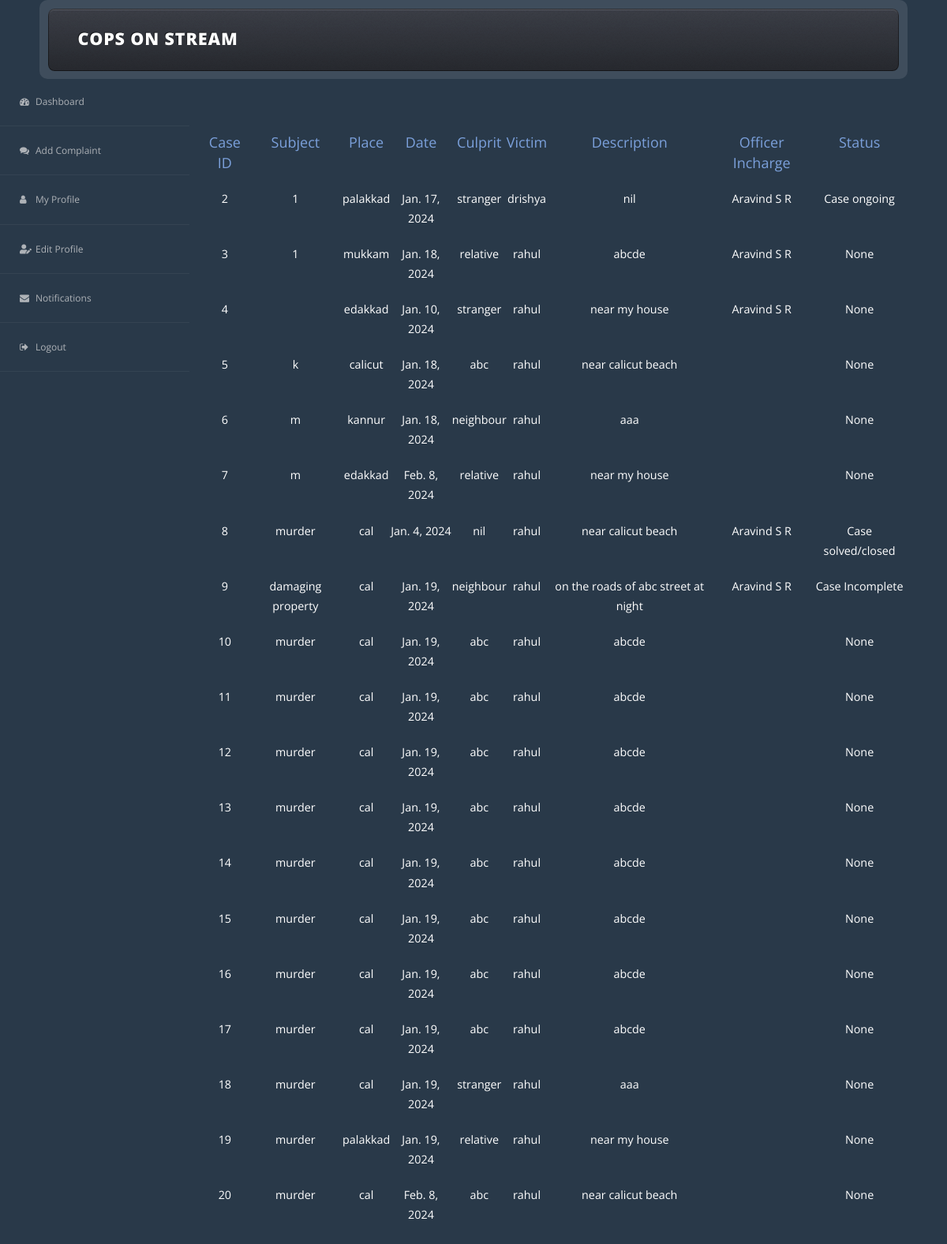
Screenshot of /show_complaint (signed in) with the database file from the repository.
### cops_app/models.py (models this page shows)
class Case(models.Model):
    type_choices=(
        ('murder','murder'),
        ('kidnapping','kidnapping'),
        ('damaging property','damaging property'),
        ('rape','rape'),
        ('physical or mental abuse','physical or mental abuse'),
        ('theft','theft'),
        ('others','others')
    )
    type=models.CharField(choices=type_choices,max_length=50,blank=True)
    date=models.DateField()
    place=models.CharField(max_length=50)
    culprit=models.CharField(max_length=50)
    victim=models.CharField(max_length=50)
    describe=models.CharField(max_length=50)
    user=models.ForeignKey(CustomUser,related_name='my_user',on_delete=models.CASCADE)
    police=models.ForeignKey(CustomUser,related_name='assigned_police',on_delete=models.CASCADE,blank=True,null=True)
    status_choices=(('Case ongoing','Case ongoing'),
                    ('Case Incomplete','Case incomplete'),
                    ('Case solved/closed','Case solved/closed')
    )
    status=models.CharField(choices=status_choices,max_length=50,null=True,blank=True)

class CustomUser(AbstractUser):
    phone=models.IntegerField(null=True,blank=True)
    address=models.CharField(max_length=50,null=True,blank=True)
    pic=models.FileField()
    rank=models.CharField(max_length=50,blank=True,null=True)
    badge_number=models.IntegerField(blank=True,null=True)
    age=models.IntegerField(blank=True,null=True)
    service_years=models.IntegerField(blank=True,null=True)
    position=models.CharField(max_length=50)
    user_type=models.IntegerField(null=True,blank=True)
    entry_choices=(('approved','approved'),
                   ('pending','pending'),
                   ('rejected','rejected')
    )
    entry=models.CharField(choices=entry_choices,max_length=50,default='pending',null=True,blank=True)
    def __str__(self):
        return self.username

### cops_app/views.py (the view)
# urls.py: path('show_complaint',views.show_complaint,name='show_complaint'),
@login_required(login_url='/login/')
def show_complaint(request):
    data=CustomUser.objects.get(id=request.user.id)
    print(data)
    case=Case.objects.filter(user=data)
    print(case)
    return render(request,'complaint_view.html',{'data':data,'case':case})

### templates/complaint_view.html (shortened to what this page needs)
<!DOCTYPE HTML>
{% load static %}
<html>
	<head>
		<link rel="stylesheet" href="{% static 'css/main.css' %}" />
	</head>
	<body class="left-sidebar is-preload">
		<div id="page-wrapper">
				<div >
					<div class="container">
							<header id="header">
								<div class="inner">
										<h1><a href="index.html" id="logo">Cops On Stream</a></h1>
								</div>
							</header>
					</div>
				</div>
            <aside class="sidebar">
  <div id="leftside-navigation" class="nano">
    <ul class="nano-content">
      <li>
        <a href="index.html"><i class="fa fa-dashboard"></i><span>Dashboard</span></a>
      </li>
      <li>
        <a href="{% url 'file_complaint' id=user.id %}"><i class="fa fa-comments"></i><span>Add Complaint</span></a>
      </li>
      <li>
        <a href="{% url 'my_profile' id=user.id %}"><i class="fa fa-user"></i><span>My Profile</span></a>
      </li>
      <li>
        <a href="{% url 'edit_user' id=user.id %}"><i class="fas fa-user-edit"></i><span>Edit Profile</span></a>
      </li>
      <li>
        <a href="{% url 'notification' %}"><i class="fa fa-envelope"></i><span>Notifications</span></a>
      </li>
      <li>
        <a href="{% url 'log_out' %}"><i class="fa fa-sign-out"></i><span>Logout</span></a>
      </li>
    </ul>
  </div>
</aside>
<div class="page-header">
<div class="row align-items-center">
<div class="col">
<h3 style="text-align:center;" class="page-title">Registered Cases </h3>
</div>
</div>
</div>
<div class="container">
  <div class="row">
<table class="table" border="5" style="margin-top:20px;margin-left:240px;">
  <thead class="thead-dark" style="font-size:18px;padding-bottom:50px;color:#7ba0db;">
    <tr>
      <th scope="col">Case ID</th>
      <th scope="col">Subject</th>
      <th scope="col">Place</th>
      <th scope="col">Date</th>
      <th scope="col">Culprit</th>
        <th scope="col">Victim</th>
      <th scope="col">Description</th>
      <th scope="col">Officer Incharge</th>
      <th scope="col">Status</th>
    </tr>
  </thead>
  <tbody style="margin-top:40px;">
  {% for i in case %}
    <tr>
      <th scope="row" style="padding-top:20px;">{{i.id}}</th>
      <td>{{i.type}}</td>
      <td>{{i.place}}</td>
      <td>{{i.date}}</td>
      <td>{{i.culprit}}</td>
        <td>{{i.victim}}</td>
      <td>{{i.describe}}</td>
        <td>{{i.police.first_name}}&nbsp;{{i.police.last_name}}</td>
        <td>{{i.status}}</td>
    </tr>
  {% endfor %}
  </tbody>
</table>
  </div>
  </div>
	</body>
</html>

### static/css/main.css (style rules this page uses)
html, body, div, span, applet, object, iframe, h1, h2, h3, h4, h5, h6, p, blockquote, pre, a, abbr, acronym, address, big, cite, code, del, dfn, em, img, ins, kbd, q, s, samp, small, strike, strong, sub, sup, tt, var, b, u, i, center, dl, dt, dd, ol, ul, li, fieldset, form, label, legend, table, caption, tbody, tfoot, thead, tr, th, td, article, aside, canvas, details, embed, figure, figcaption, footer, header, hgroup, menu, nav, output, ruby, section, summary, time, mark, audio, video { margin: 0; padding: 0; border: 0; font-size: 100%; font: inherit; vertical-align: baseline; }
article, aside, details, figcaption, figure, footer, header, hgroup, menu, nav, section { display: block; }
body { line-height: 1; }
ol, ul { list-style: none; }
table { border-collapse: collapse; border-spacing: 0; }
body { -webkit-text-size-adjust: none; }
html { box-sizing: border-box; }
*, *:before, *:after { box-sizing: inherit; }
body { background: #303238 url("images/bg01.png"); }
body, input, select, textarea { font-family: 'Open Sans', sans-serif; color: #7b818c; font-weight: 400; font-size: 11pt; line-height: 1.85em; }
a { color: inherit; text-decoration: underline; }
h1, h2, h3, h4, h5, h6 { text-transform: uppercase; font-weight: 800; letter-spacing: 0.04em; color: #404248; margin: 0 0 1em 0; }
h1 a, h2 a, h3 a, h4 a, h5 a, h6 a { color: inherit; text-decoration: none; outline: 0; }
h3 { font-size: 1.35em; margin-top: 2em; }
i, em { font-style: italic; }
p, ul, ol, dl, table { margin-bottom: 2em; }
.container { margin: 0 auto; max-width: calc(100% - 100px); width: 1200px; }
@media screen and (max-width: 1280px) { .container { width: 100%; } }
.row { display: flex; flex-wrap: wrap; box-sizing: border-box; align-items: stretch; }
.row > * { box-sizing: border-box; }
.row { margin-top: -50px; margin-left: -50px; }
.row > * { padding: 50px 0 0 50px; }
@media screen and (max-width: 1280px) { .row { display: flex; flex-wrap: wrap; box-sizing: border-box; align-items: stretch; } }
@media screen and (max-width: 1280px) { .row > * { box-sizing: border-box; } }
@media screen and (max-width: 1280px) { .row { margin-top: -35px; margin-left: -35px; } }
@media screen and (max-width: 1280px) { .row > * { padding: 35px 0 0 35px; } }
header { margin: 0 0 2em 0; }
table { width: 100%; }
#header { position: relative; border-radius: 10px; background: rgba(255, 255, 255, 0.1); padding: 0.75em; margin-bottom: 0; }
#header .inner { background-image: -moz-linear-gradient(top, rgba(0, 0, 0, 0), rgba(0, 0, 0, 0.35)), url("images/bg02.png"); background-image: -webkit-linear-gradient(top, rgba(0, 0, 0, 0), rgba(0, 0, 0, 0.35)), url("images/bg02.png"); background-image: -ms-linear-gradient(top, rgba(0, 0, 0, 0), rgba(0, 0, 0, 0.35)), url("images/bg02.png"); background-image: linear-gradient(top, rgba(0, 0, 0, 0), rgba(0, 0, 0, 0.35)), url("images/bg02.png"); position: relative; height: 5.5em; background-color: #3B3E45; background-color: rgba(59, 62, 69, 0.9); border-radius: 8px; box-shadow: inset 0px 0px 0px 1px rgba(0, 0, 0, 0.45), inset 0px 2px 1px 0px rgba(255, 255, 255, 0.15); text-shadow: -1px -1px 0 rgba(0, 0, 0, 0.5); }
#header h1 { position: absolute; left: 1.75em; top: 50%; margin-top: -0.65em; font-size: 1.5em; color: #fff; }
@media screen and (max-width: 1280px) { body { line-height: 1.75em; font-size: 10.75pt; } }

### templates/complaint_view.html (style rules this page uses)
.container { text-align: center; }
body { color: white; background:#293949; font-family: 'Open Sans',sans-serif; padding: 0; margin: 0; text-rendering: optimizeLegibility; -webkit-font-smoothing: antialiased; }

### rows the page displays
Case: id "2", type "1", place "palakkad", date "Jan. 17, 2024", culprit "stranger", victim "drishya", describe "nil", police.first_name "Aravind", police.last_name "S R", status "Case ongoing"
Case: id "3", type "1", place "mukkam", date "Jan. 18, 2024", culprit "relative", victim "rahul", describe "abcde", police.first_name "Aravind", police.last_name "S R", status "None"
Case: id "4", place "edakkad", date "Jan. 10, 2024", culprit "stranger", victim "rahul", describe "near my house", police.first_name "Aravind", police.last_name "S R", status "None"
Case: id "5", type "k", place "calicut", date "Jan. 18, 2024", culprit "abc", victim "rahul", describe "near calicut beach", status "None"
Case: id "6", type "m", place "kannur", date "Jan. 18, 2024", culprit "neighbour", victim "rahul", describe "aaa", status "None"
Case: id "7", type "m", place "edakkad", date "Feb. 8, 2024", culprit "relative", victim "rahul", describe "near my house", status "None"
Case: id "8", type "murder", place "cal", date "Jan. 4, 2024", culprit "nil", victim "rahul", describe "near calicut beach", police.first_name "Aravind", police.last_name "S R", status "Case solved/closed"
Case: id "9", type "damaging property", place "cal", date "Jan. 19, 2024", culprit "neighbour", victim "rahul", describe "on the roads of abc street at night", police.first_name "Aravind", police.last_name "S R", status "Case Incomplete"
Case: id "10", type "murder", place "cal", date "Jan. 19, 2024", culprit "abc", victim "rahul", describe "abcde", status "None"
Case: id "11", type "murder", place "cal", date "Jan. 19, 2024", culprit "abc", victim "rahul", describe "abcde", status "None"
Case: id "12", type "murder", place "cal", date "Jan. 19, 2024", culprit "abc", victim "rahul", describe "abcde", status "None"
Case: id "13", type "murder", place "cal", date "Jan. 19, 2024", culprit "abc", victim "rahul", describe "abcde", status "None"
Case: id "14", type "murder", place "cal", date "Jan. 19, 2024", culprit "abc", victim "rahul", describe "abcde", status "None"
Case: id "15", type "murder", place "cal", date "Jan. 19, 2024", culprit "abc", victim "rahul", describe "abcde", status "None"
Case: id "16", type "murder", place "cal", date "Jan. 19, 2024", culprit "abc", victim "rahul", describe "abcde", status "None"
Case: id "17", type "murder", place "cal", date "Jan. 19, 2024", culprit "abc", victim "rahul", describe "abcde", status "None"
Case: id "18", type "murder", place "cal", date "Jan. 19, 2024", culprit "stranger", victim "rahul", describe "aaa", status "None"
Case: id "19", type "murder", place "palakkad", date "Jan. 19, 2024", culprit "relative", victim "rahul", describe "near my house", status "None"
Case: id "20", type "murder", place "cal", date "Feb. 8, 2024", culprit "abc", victim "rahul", describe "near calicut beach", status "None"
